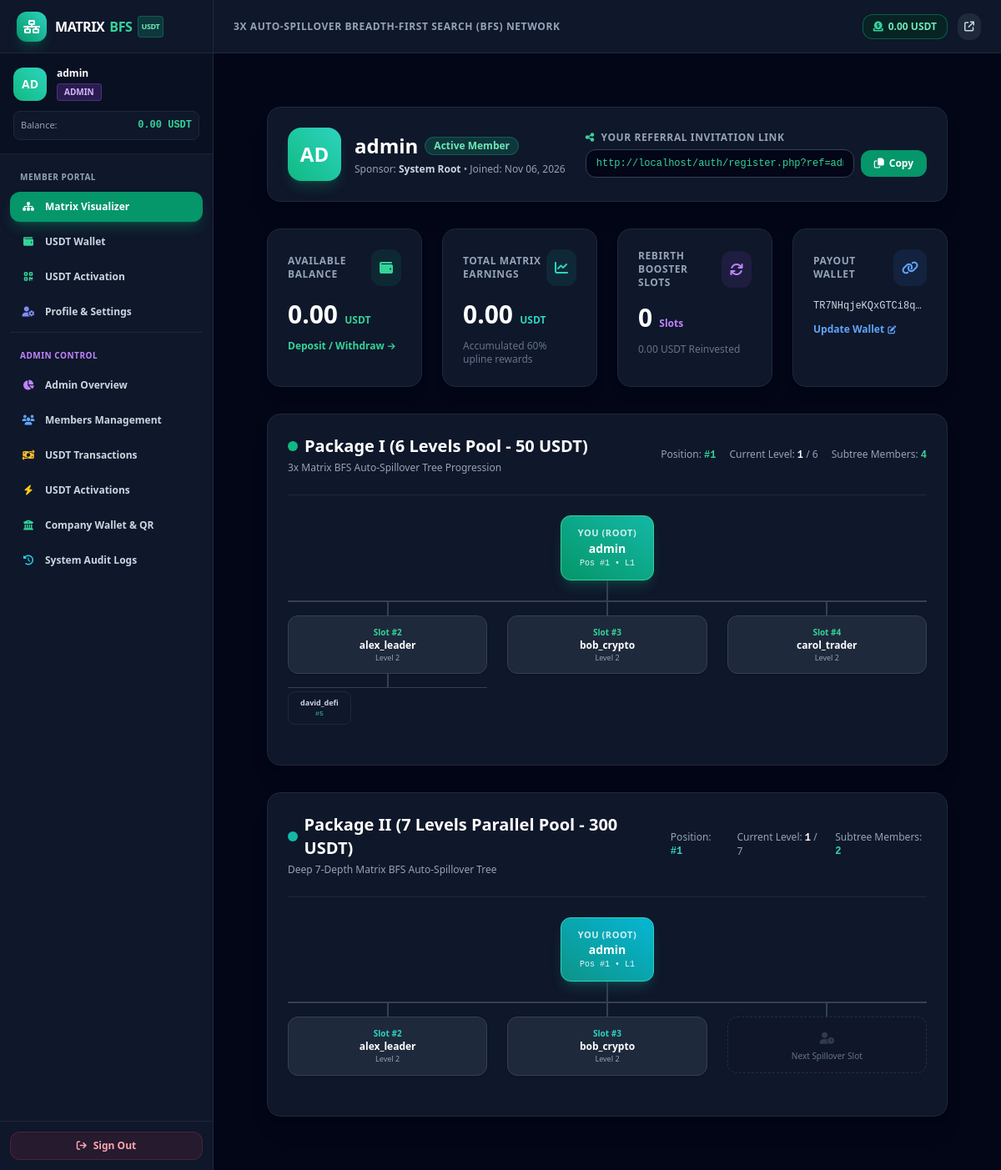
The app's page /member/dashboard.php (signed in), older data.
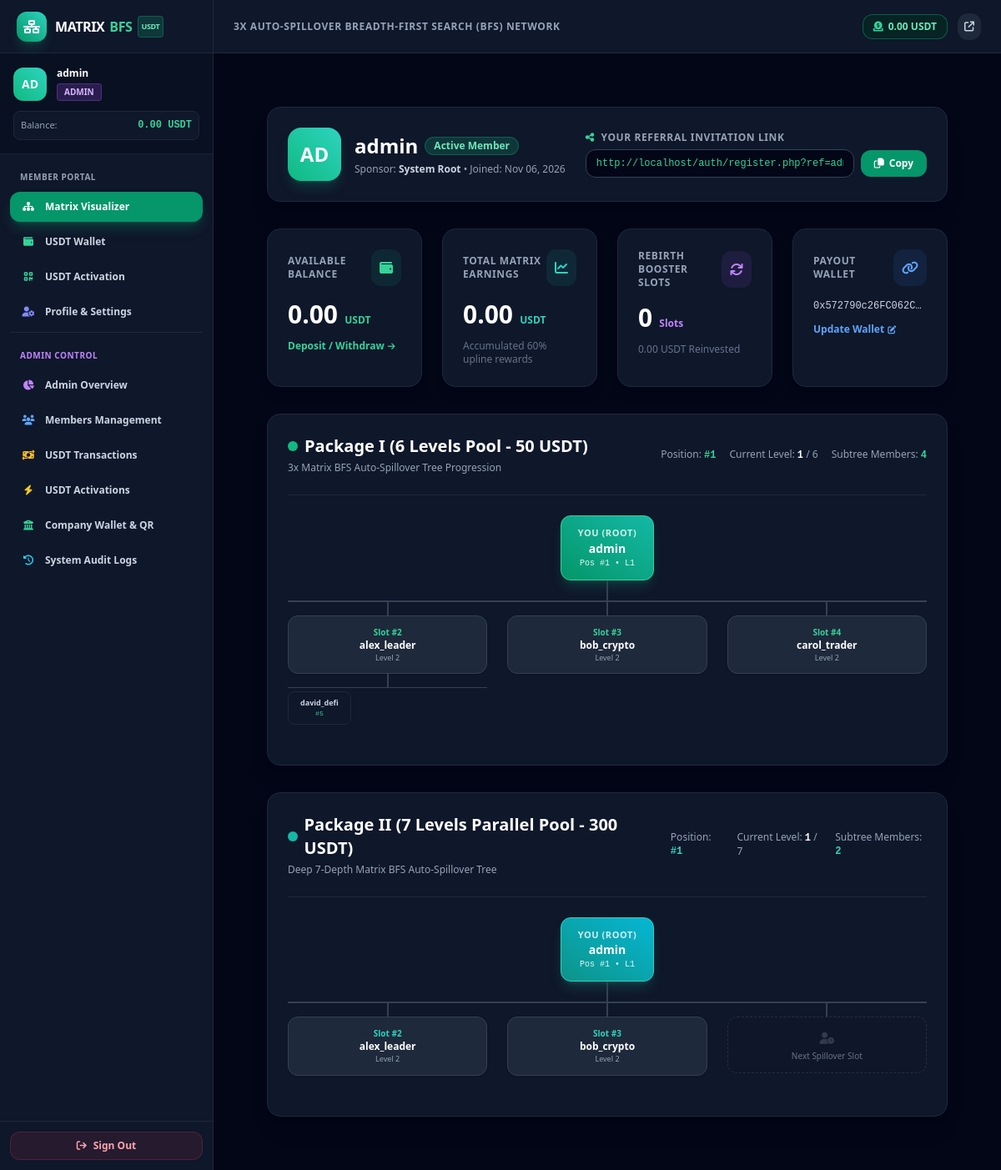
The same page, newer data.
### tables this page shows
CREATE TABLE `users` (
  `id` INT AUTO_INCREMENT PRIMARY KEY,
  `username` VARCHAR(50) NOT NULL UNIQUE,
  `sponsor_id` INT NULL,
  `email` VARCHAR(100) NOT NULL,
  `phone` VARCHAR(30) NULL,
  `gender` ENUM('male', 'female', 'other', 'prefer_not_to_say') NULL,
  `dob` DATE NULL,
  `address` TEXT NULL,
  `city` VARCHAR(100) NULL,
  `district` VARCHAR(100) NULL,
  `state_province` VARCHAR(100) NULL,
  `country` VARCHAR(100) NULL,
  `password` VARCHAR(255) NOT NULL,
  `usdt_wallet` VARCHAR(100) NULL,
  `usdt_network` VARCHAR(30) DEFAULT 'TRC20',
  `usdt_trc20_address` VARCHAR(128) NULL,
  `usdt_bep20_address` VARCHAR(128) NULL,
  `usdt_qr_path` VARCHAR(255) NULL,
  `qr_code_path` VARCHAR(255) NULL,
  `role` ENUM('admin', 'member') NOT NULL DEFAULT 'member',
  `status` ENUM('active', 'suspended', 'pending') NOT NULL DEFAULT 'active',
  `created_at` TIMESTAMP DEFAULT CURRENT_TIMESTAMP,
  INDEX `idx_users_sponsor` (`sponsor_id`),
  INDEX `idx_users_email` (`email`),
  INDEX `idx_users_role` (`role`),
  INDEX `idx_users_status` (`status`)
);

### member/dashboard.php (the view, shortened to what the changed rows need)
<?php
require_once __DIR__ . '/../includes/auth.php';
require_once __DIR__ . '/../includes/functions.php';
requireAuth();
$user = getCurrentUser();
$sponsorName = 'System Root';
$referralLink = getBaseUrl() . '/auth/register.php?ref=' . urlencode($user['username']);
require_once __DIR__ . '/../includes/header.php';
?>
<div class="max-w-7xl mx-auto px-4 sm:px-6 lg:px-8 py-8 space-y-8">
    <div class="bg-gradient-to-r from-slate-900 via-slate-850 to-slate-900 border border-slate-800 rounded-2xl p-6 shadow-xl flex flex-col lg:flex-row items-center justify-between gap-6">
        <div class="flex items-center space-x-4">
            <div class="w-16 h-16 rounded-2xl bg-gradient-to-tr from-emerald-500 to-teal-400 flex items-center justify-center text-white text-2xl font-black shadow-lg shadow-emerald-500/20">
                <?= strtoupper(substr($user['username'], 0, 2)) ?>
            </div>
            <div>
                <div class="flex items-center gap-2">
                    <h1 class="text-2xl font-black text-white"><?= e($user['username']) ?></h1>
                    <span class="px-2.5 py-0.5 rounded-full text-xs font-semibold bg-emerald-500/20 text-emerald-300 border border-emerald-500/30">
                        Active Member
                    </span>
                </div>
                <p class="text-xs text-slate-400 mt-1">
                    Sponsor: <span class="text-slate-300 font-semibold"><?= e($sponsorName) ?></span> &bull;
                    Joined: <?= date('M d, Y', strtotime($user['created_at'])) ?>
                </p>
            </div>
        </div>
        <div class="w-full lg:w-auto flex-1 max-w-xl">
            <div class="flex items-center space-x-2">
                <input type="text" id="refLinkInput" readonly value="<?= e($referralLink) ?>"
                    class="block w-full px-3 py-2 bg-slate-950 border border-slate-700 rounded-xl text-xs font-mono text-emerald-400 focus:outline-none">
                <button type="button" onclick="navigator.clipboard.writeText(document.getElementById('refLinkInput').value); alert('Referral link copied to clipboard!');"
                    class="px-4 py-2 bg-emerald-600 hover:bg-emerald-500 text-white rounded-xl text-xs font-bold transition flex items-center gap-1.5 whitespace-nowrap">
                    <i class="fa-regular fa-copy"></i> Copy
                </button>
            </div>
        </div>
    </div>
    <div class="grid grid-cols-1 sm:grid-cols-2 lg:grid-cols-4 gap-6">
        <div class="bg-slate-900 border border-slate-800 rounded-2xl p-6 shadow-lg relative overflow-hidden">
            <div class="mt-4">
                <span class="text-xs font-mono text-slate-300 block truncate" title="<?= e($user['usdt_wallet']) ?>">
                    <?= e($user['usdt_wallet'] ?: 'Not configured') ?>
                </span>
            </div>
        </div>
    </div>
    <div class="space-y-8">
        <div class="bg-slate-900 border border-slate-800 rounded-2xl p-6 shadow-xl">
            <div class="flex flex-col sm:flex-row items-start sm:items-center justify-between pb-6 border-b border-slate-800 gap-4">
                <div>
                    <div class="flex items-center gap-2">
                        <h2 class="text-xl font-bold text-white">Package I (6 Levels Pool - 50 USDT)</h2>
                    </div>
                </div>
            </div>
        </div>
        <div class="bg-slate-900 border border-slate-800 rounded-2xl p-6 shadow-xl">
            <div class="flex flex-col sm:flex-row items-start sm:items-center justify-between pb-6 border-b border-slate-800 gap-4">
                <div>
                    <div class="flex items-center gap-2">
                        <h2 class="text-xl font-bold text-white">Package II (7 Levels Parallel Pool - 300 USDT)</h2>
                    </div>
                </div>
            </div>
        </div>
    </div>
</div>
<?php require_once __DIR__ . '/../includes/footer.php'; ?>

### includes/header.php (shortened to what the changed rows need)
<?php
require_once __DIR__ . '/auth.php';
require_once __DIR__ . '/functions.php';
$currentUser = getCurrentUser();
$currentPath = $_SERVER['SCRIPT_NAME'] ?? '';
?>
<!DOCTYPE html>
<html lang="en" class="h-full bg-slate-950 text-slate-100">
<head>
    <script src="https://cdn.tailwindcss.com"></script>
    <link rel="stylesheet" href="https://cdnjs.cloudflare.com/ajax/libs/font-awesome/6.4.0/css/all.min.css">
</head>
<body class="h-full bg-slate-950 font-sans antialiased text-slate-200">
<?php if ($currentUser): ?>
    <div class="flex h-screen overflow-hidden bg-slate-950">
        <aside id="mainSidebar" class="fixed inset-y-0 left-0 z-50 w-64 bg-slate-900 border-r border-slate-800 flex flex-col justify-between transition-transform duration-300 ease-in-out -translate-x-full md:translate-x-0 md:static md:inset-auto">
            <div class="flex flex-col h-full">
                <div class="h-16 flex items-center justify-between px-5 border-b border-slate-800">
                    <a href="/member/dashboard.php" class="flex items-center space-x-2.5 group">
                        <div class="w-9 h-9 rounded-xl bg-gradient-to-tr from-emerald-600 to-teal-400 flex items-center justify-center shadow-lg shadow-emerald-500/20 group-hover:scale-105 transition">
                            <i class="fa-solid fa-network-wired text-white text-base"></i>
                        </div>
                        <div>
                            <span class="font-extrabold text-base tracking-tight text-white flex items-center gap-1.5">
                                MATRIX<span class="text-emerald-400">BFS</span>
                                <span class="text-[9px] uppercase font-bold bg-emerald-500/20 text-emerald-300 border border-emerald-500/30 px-1 py-0.2 rounded">USDT</span>
                            </span>
                        </div>
                    </a>
                </div>
                <div class="p-4 border-b border-slate-800/80 bg-slate-950/40">
                    <div class="flex items-center space-x-3">
                        <div class="w-10 h-10 rounded-xl bg-gradient-to-tr from-emerald-500 to-teal-400 flex items-center justify-center text-white font-black text-sm shadow">
                            <?= strtoupper(substr($currentUser['username'], 0, 2)) ?>
                        </div>
                        <div class="overflow-hidden">
                            <div class="text-xs font-bold text-white truncate"><?= e($currentUser['username']) ?></div>
                            <span class="inline-block text-[10px] font-semibold uppercase px-2 py-0.5 rounded <?= $currentUser['role'] === 'admin' ? 'bg-purple-500/20 text-purple-300 border border-purple-500/30' : 'bg-emerald-500/20 text-emerald-300 border border-emerald-500/30' ?>">
                                <?= e($currentUser['role']) ?>
                            </span>
                        </div>
                    </div>
                    <div class="mt-3 p-2 rounded-lg bg-slate-900 border border-slate-800 flex items-center justify-between">
                        <span class="text-[11px] text-slate-400">Balance:</span>
                        <span class="text-xs font-mono font-bold text-emerald-400">
                            <?= formatUsdt(getUserUsdtBalance((int)$currentUser['id'])) ?> USDT
                        </span>
                    </div>
                </div>
                <nav class="flex-1 px-3 py-4 space-y-1.5 overflow-y-auto custom-scroll">
                    <div class="px-3 pt-1 pb-1 text-[10px] font-bold uppercase tracking-wider text-slate-400">
                        Member Portal
                    </div>
                    <a href="/member/dashboard.php" class="flex items-center px-3 py-2.5 text-xs font-semibold rounded-xl transition <?= str_contains($currentPath, 'member/dashboard.php') ? 'bg-emerald-600 text-white shadow-lg shadow-emerald-600/30' : 'text-slate-300 hover:text-white hover:bg-slate-800' ?>">
                        <i class="fa-solid fa-sitemap w-5 text-center mr-2.5 <?= str_contains($currentPath, 'member/dashboard.php') ? 'text-white' : 'text-teal-400' ?>"></i>
                        Matrix Visualizer
                    </a>
                    <a href="/member/wallet.php" class="flex items-center px-3 py-2.5 text-xs font-semibold rounded-xl transition <?= str_contains($currentPath, 'member/wallet.php') ? 'bg-emerald-600 text-white shadow-lg shadow-emerald-600/30' : 'text-slate-300 hover:text-white hover:bg-slate-800' ?>">
                        <i class="fa-solid fa-wallet w-5 text-center mr-2.5 <?= str_contains($currentPath, 'member/wallet.php') ? 'text-white' : 'text-emerald-400' ?>"></i>
                        USDT Wallet
                    </a>
                    <a href="/member/usdt_activate.php" class="flex items-center px-3 py-2.5 text-xs font-semibold rounded-xl transition <?= (str_contains($currentPath, 'member/usdt_activate.php') || str_contains($currentPath, 'usdt_activate')) ? 'bg-emerald-600 text-white shadow-lg shadow-emerald-600/30' : 'text-slate-300 hover:text-white hover:bg-slate-800' ?>">
                        <i class="fa-solid fa-qrcode w-5 text-center mr-2.5 <?= str_contains($currentPath, 'usdt_activate') ? 'text-white' : 'text-emerald-400' ?>"></i>
                        USDT Activation
                    </a>
                    <a href="/member/profile.php" class="flex items-center px-3 py-2.5 text-xs font-semibold rounded-xl transition <?= str_contains($currentPath, 'member/profile.php') ? 'bg-emerald-600 text-white shadow-lg shadow-emerald-600/30' : 'text-slate-300 hover:text-white hover:bg-slate-800' ?>">
                        <i class="fa-solid fa-user-gear w-5 text-center mr-2.5 <?= str_contains($currentPath, 'member/profile.php') ? 'text-white' : 'text-indigo-400' ?>"></i>
                        Profile & Settings
                    </a>
                    <?php if ($currentUser['role'] === 'admin'): ?>
                        <div class="px-3 pt-5 pb-1 text-[10px] font-bold uppercase tracking-wider text-purple-400 border-t border-slate-800 mt-4">
                            Admin Control
                        </div>
                        <a href="/admin/dashboard.php" class="flex items-center px-3 py-2.5 text-xs font-semibold rounded-xl transition <?= str_contains($currentPath, 'admin/dashboard.php') ? 'bg-purple-600 text-white shadow-lg shadow-purple-600/30' : 'text-slate-300 hover:text-white hover:bg-slate-800' ?>">
                            <i class="fa-solid fa-chart-pie w-5 text-center mr-2.5 <?= str_contains($currentPath, 'admin/dashboard.php') ? 'text-white' : 'text-purple-400' ?>"></i>
                            Admin Overview
                        </a>
                        <a href="/admin/users.php" class="flex items-center px-3 py-2.5 text-xs font-semibold rounded-xl transition <?= str_contains($currentPath, 'admin/users.php') ? 'bg-purple-600 text-white shadow-lg shadow-purple-600/30' : 'text-slate-300 hover:text-white hover:bg-slate-800' ?>">
                            <i class="fa-solid fa-users w-5 text-center mr-2.5 <?= str_contains($currentPath, 'admin/users.php') ? 'text-white' : 'text-blue-400' ?>"></i>
                            Members Management
                        </a>
                        <a href="/admin/transactions.php" class="flex items-center px-3 py-2.5 text-xs font-semibold rounded-xl transition <?= str_contains($currentPath, 'admin/transactions.php') ? 'bg-purple-600 text-white shadow-lg shadow-purple-600/30' : 'text-slate-300 hover:text-white hover:bg-slate-800' ?>">
                            <i class="fa-solid fa-money-bill-transfer w-5 text-center mr-2.5 <?= str_contains($currentPath, 'admin/transactions.php') ? 'text-white' : 'text-amber-400' ?>"></i>
                            USDT Transactions
                        </a>
                        <a href="/admin/usdt_activations.php" class="flex items-center px-3 py-2.5 text-xs font-semibold rounded-xl transition <?= (str_contains($currentPath, 'admin/usdt_activations.php') || str_contains($currentPath, 'usdt-activations')) ? 'bg-purple-600 text-white shadow-lg shadow-purple-600/30' : 'text-slate-300 hover:text-white hover:bg-slate-800' ?>">
                            <i class="fa-solid fa-bolt w-5 text-center mr-2.5 <?= str_contains($currentPath, 'usdt_activations') ? 'text-white' : 'text-yellow-400' ?>"></i>
                            USDT Activations
                        </a>
                        <a href="/admin/wallet_settings.php" class="flex items-center px-3 py-2.5 text-xs font-semibold rounded-xl transition <?= str_contains($currentPath, 'admin/wallet_settings.php') ? 'bg-purple-600 text-white shadow-lg shadow-purple-600/30' : 'text-slate-300 hover:text-white hover:bg-slate-800' ?>">
                            <i class="fa-solid fa-building-columns w-5 text-center mr-2.5 <?= str_contains($currentPath, 'admin/wallet_settings.php') ? 'text-white' : 'text-emerald-400' ?>"></i>
                            Company Wallet & QR
                        </a>
                        <a href="/admin/logs.php" class="flex items-center px-3 py-2.5 text-xs font-semibold rounded-xl transition <?= str_contains($currentPath, 'admin/logs.php') ? 'bg-purple-600 text-white shadow-lg shadow-purple-600/30' : 'text-slate-300 hover:text-white hover:bg-slate-800' ?>">
                            <i class="fa-solid fa-clock-rotate-left w-5 text-center mr-2.5 <?= str_contains($currentPath, 'admin/logs.php') ? 'text-white' : 'text-cyan-400' ?>"></i>
                            System Audit Logs
                        </a>
                    <?php endif; ?>
                </nav>
                <div class="p-3 border-t border-slate-800">
                    <a href="/auth/logout.php" class="w-full flex items-center justify-center px-3 py-2 rounded-xl text-xs font-bold text-rose-300 bg-rose-500/10 hover:bg-rose-500/20 border border-rose-500/20 transition gap-2">
                        <i class="fa-solid fa-arrow-right-from-bracket"></i>
                        Sign Out
                    </a>
                </div>
            </div>
        </aside>
        <div class="flex-1 flex flex-col h-full overflow-hidden">
            <header class="h-16 bg-slate-900 border-b border-slate-800 flex items-center justify-between px-4 sm:px-6 z-10 shrink-0">
                <div class="flex items-center gap-3">
                    <span class="text-xs uppercase font-extrabold tracking-wider text-slate-400 hidden sm:inline-block">
                        3x Auto-Spillover Breadth-First Search (BFS) Network
                    </span>
                </div>
                <div class="flex items-center space-x-3">
                    <a href="/member/wallet.php" class="flex items-center px-3 py-1.5 bg-emerald-950/60 border border-emerald-500/40 rounded-xl text-xs font-semibold text-emerald-300 hover:bg-emerald-900/60 transition">
                        <i class="fa-solid fa-circle-dollar-to-slot mr-1.5 text-emerald-400"></i>
                        <?= formatUsdt(getUserUsdtBalance((int)$currentUser['id'])) ?> USDT
                    </a>
                    <a href="/" target="_blank" class="p-2 rounded-xl bg-slate-800 hover:bg-slate-700 text-slate-300 hover:text-white transition text-xs" title="Public Portal">
                        <i class="fa-solid fa-arrow-up-right-from-square"></i>
                    </a>
                </div>
            </header>
            <main class="flex-1 overflow-y-auto custom-scroll p-4 sm:p-6 lg:p-8 bg-slate-950">
<?php endif; ?>

Row changes from the older to the newer data that the page shows:
changed users "AD": usdt_wallet "TR7NHqjeKQxGTCi8q…" → "0x572790c26FC062C…"
